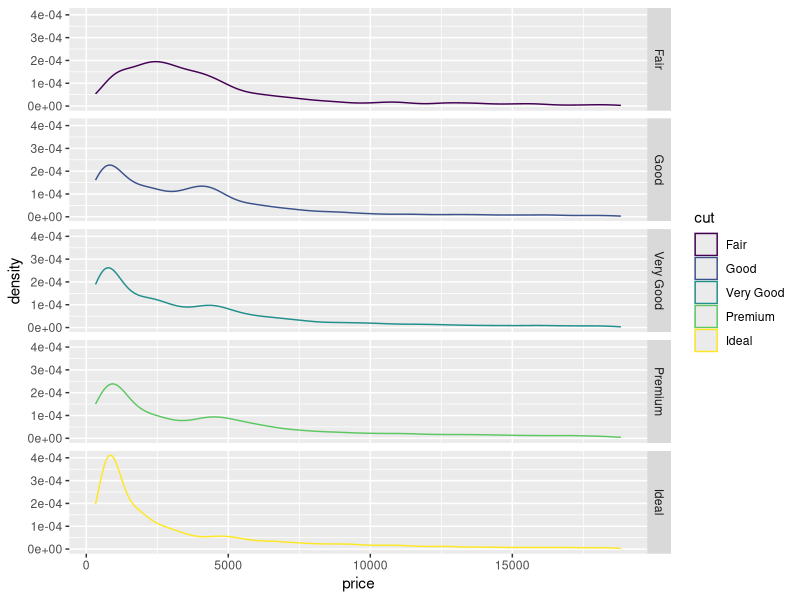

R code for this plot:
## ---- chunk 1

invisible(library(ggplot2))
ggplot(data=diamonds) + geom_density(aes(colour=cut,x=price)) +facet_grid(cut~.)
